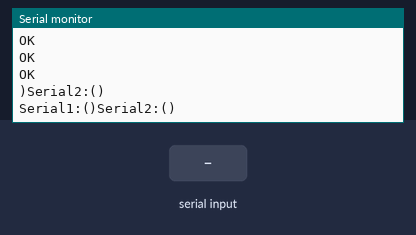
The sketch below on a simulated ESP32. Parts: the last lines printed to the serial monitor. The inputs (shaded band) are chosen by the test bench. The modem accepts every AT command (registered, SIM ready, sends succeed) and sends nothing else.

Above: at 6.2 s.
6.3 s: "1" received over the second serial link
At 7.6 s:
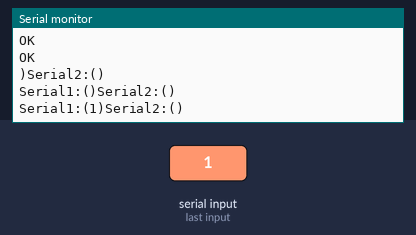
7.8 s: "0" received over the second serial link
At 8.8 s:
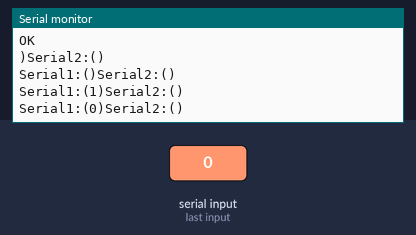
9.3 s: "2" received over the second serial link
At 10.8 s:
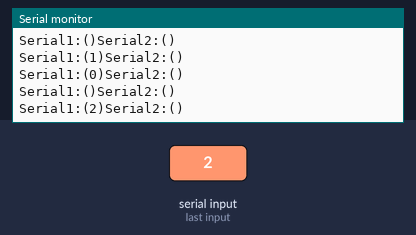
Timing chart, 0 to 12.3 s (numbered marks = the images above; inputs shaded):
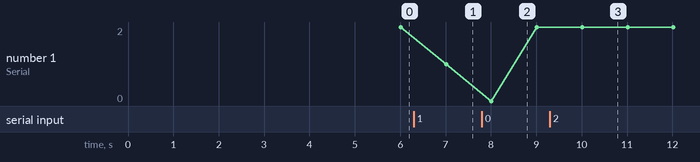

Measured:
- after the input at 6.3 s, the serial monitor: prints a new line after 0.71 s (image 1)
- after the input at 7.8 s, the serial monitor: prints a new line after 0.21 s (image 2)
- after the input at 9.3 s, the serial monitor: prints a new line after 0.71 s (image 3)

The sketch:

Estacion_Terrena_Doble_Dos_Prueba.ino
```cpp
// Receiver
const int RXD2 = 19;
const int TXD2 = 18;
int carga_primaria = 0;
int carga_secundaria = 0;
String RE3 = "RE3";
String RE2 = "RE2";

//Serial1.println("AT+BAND=915000000"); // Configurar dispositivo Serial1 a 915 MHz
//Serial2.println("AT+BAND=868000000"); // Configurar dispositivo Serial2 a 868 MHz
//Esta configuración de frecuencias permite el envío de datos sin interferencias.

void setup() {
  Serial.begin(115200);
  Serial1.begin(115200, SERIAL_8N1, 18, 19);
  Serial2.begin(115200, SERIAL_8N1, 17, 16);
  delay(1000);


  Serial1.println("AT+BAND=915000000"); // ancho de banda
  delay(500);
  Serial1.println("AT+ADDRESS=1"); // Estacion terrena
  delay(500);
  Serial1.println("AT+NETWORKID=11");
  delay(500);
  Serial1.println("AT+PARAMETER=10,9,1,7"); // Justo para 3km
  delay(500);

  Serial2.println("AT+BAND=868000000"); // ancho de banda
  delay(500);
  Serial2.println("AT+ADDRESS=2"); // Estacion terrena
  delay(500);
  Serial2.println("AT+NETWORKID=7");
  delay(500);
  Serial2.println("AT+PARAMETER=10,9,1,7"); // Justo para 3km
  delay(500);
}

void loop() {

  String in_values = "Serial1:("; // Cambiado a Serial1
  while(Serial1.available() > 0) {
    if(Serial1.available() > 0) {
      in_values += String(char(Serial1.read())); // Le añade los valores que se encuentren en dicho Serial
    }
  }

  in_values += ")Serial2:("; // Cambiado a Serial2

  while(Serial2.available() > 0) { // Cambiado a Serial2
    if(Serial2.available() > 0) { // Cambiado a Serial2
      in_values += String(char(Serial2.read())); // Le añade los valores que se encuentren en dicho Serial
    }
  }
  in_values += ")";
  Serial.println(in_values);
  delay(1000);
}
```
